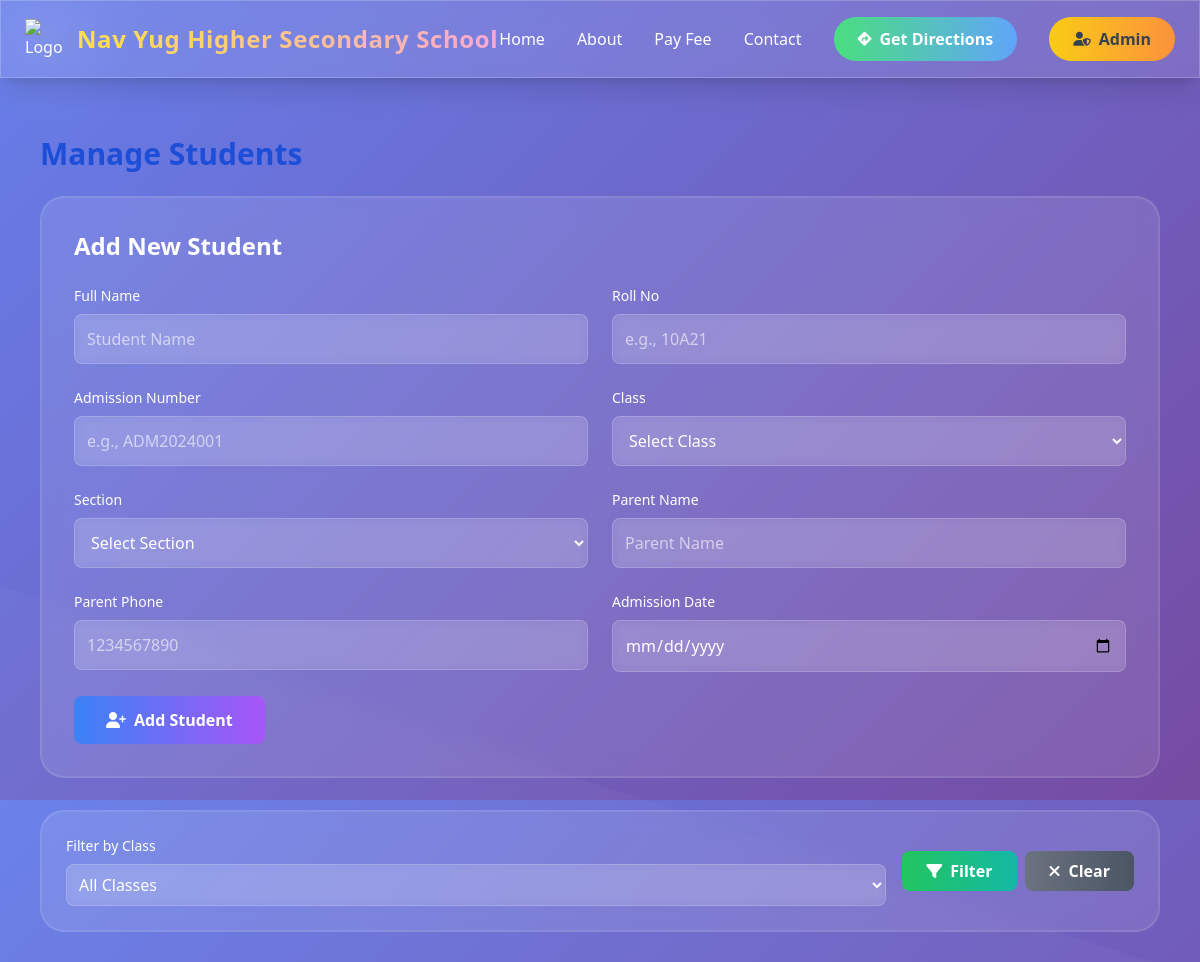
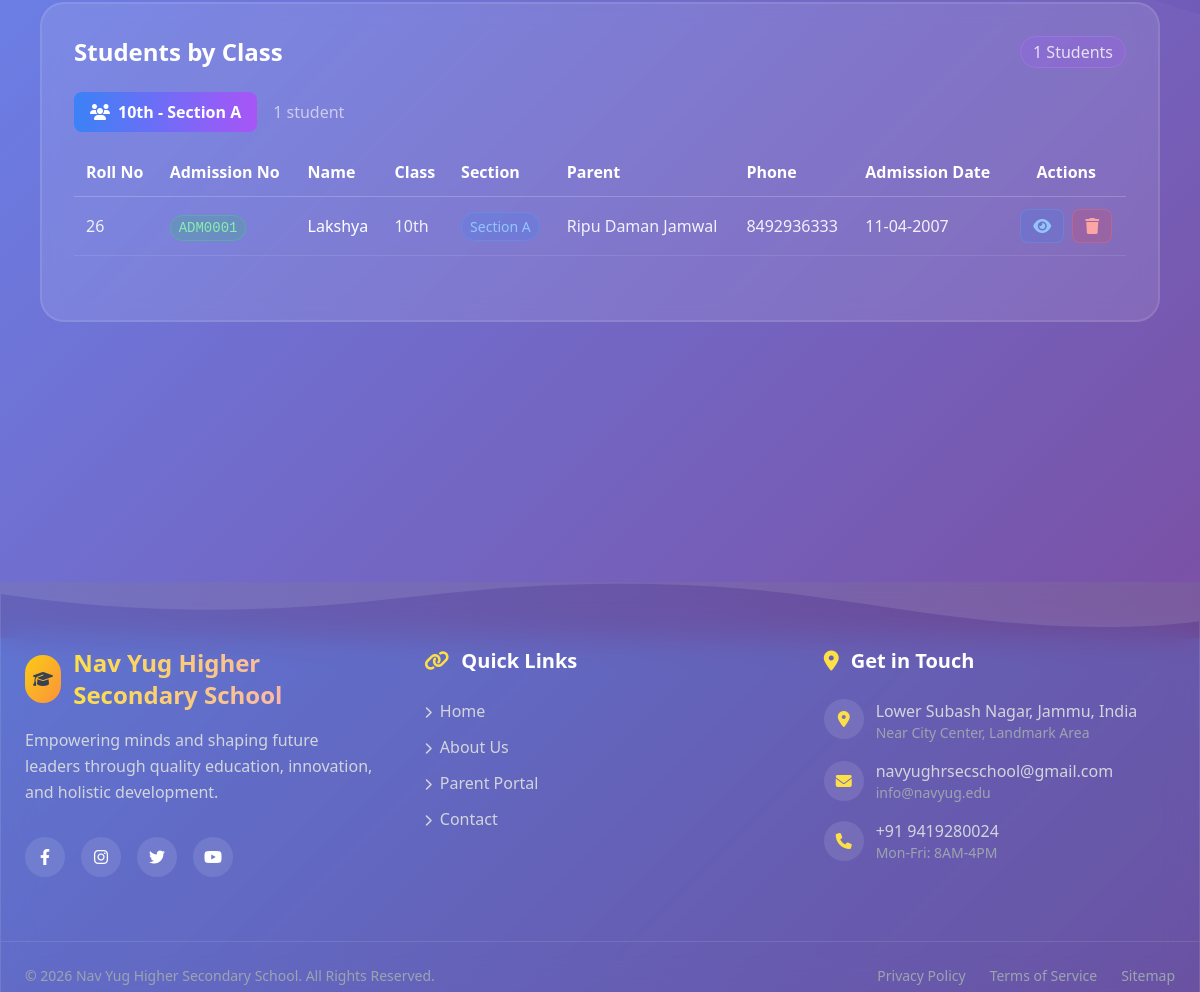
Page /admin/students (signed in) on the committed database (2 pictures, top to bottom).
### app.py (models this page shows, shortened)
class Student(db.Model):
    id = db.Column(db.Integer, primary_key=True)
    admission_number = db.Column(db.String(50), unique=True, nullable=False)
    roll_no = db.Column(db.String(20), unique=True, nullable=False)
    name = db.Column(db.String(120), nullable=False)
    student_class = db.Column(db.String(50), nullable=False)
    section = db.Column(db.String(10), nullable=False)  # A, B, C, etc.
    parent_name = db.Column(db.String(120), nullable=False)
    parent_phone = db.Column(db.String(20), nullable=False)
    admission_date = db.Column(db.Date, nullable=False)

### app.py (the view)
@app.route("/admin/students")
def admin_students():
    if not admin_logged_in():
        return redirect(url_for("admin_login"))
    filter_class = request.args.get('filter_class', '').strip()
    if filter_class:
        students = Student.query.filter_by(student_class=filter_class).order_by(Student.student_class, Student.section, Student.name).all()
    else:
        students = Student.query.order_by(Student.student_class, Student.section, Student.name).all()
    students_by_class = {}
    for student in students:
        class_section_key = f"{student.student_class} - Section {student.section}"
        if class_section_key not in students_by_class:
            students_by_class[class_section_key] = []
        students_by_class[class_section_key].append(student)
    total_students = len(students)
    all_classes = db.session.query(Student.student_class).distinct().all()
    classes = [c[0] for c in all_classes if c[0]]
    return render_template("admin_students.html",
                         students_by_class=students_by_class,
                         classes=classes,
                         selected_class=filter_class,
                         total_students=total_students)

### app.py (called while the page is built)
def admin_logged_in():
    return session.get("admin_logged_in") == True

### templates/admin_students.html (shortened to what this page needs)
{% extends "base.html" %}
{% block content %}
<div class="max-w-7xl mx-auto">
  <h2 class="text-3xl font-bold text-blue-700 mb-6">Manage Students</h2>
  <div class="glass rounded-3xl p-8 mb-8 border-2 border-white/10">
    <h3 class="text-2xl font-bold mb-6 text-white">Add New Student</h3>
    <form action="{{ url_for('admin_add_student') }}" method="post" class="space-y-6">
      <div class="grid md:grid-cols-2 gap-6">
        <div>
          <label class="block text-sm font-medium text-white mb-2">Full Name</label>
          <input name="name" required class="w-full bg-white/10 border border-white/20 rounded-lg p-3 text-white placeholder-white/60 backdrop-blur-sm focus:outline-none focus:border-white/40" placeholder="Student Name">
        </div>
        <div>
          <label class="block text-sm font-medium text-white mb-2">Roll No</label>
          <input name="roll_no" required class="w-full bg-white/10 border border-white/20 rounded-lg p-3 text-white placeholder-white/60 backdrop-blur-sm focus:outline-none focus:border-white/40" placeholder="e.g., 10A21">
        </div>
        <div>
          <label class="block text-sm font-medium text-white mb-2">Admission Number</label>
          <input name="admission_number" required class="w-full bg-white/10 border border-white/20 rounded-lg p-3 text-white placeholder-white/60 backdrop-blur-sm focus:outline-none focus:border-white/40" placeholder="e.g., ADM2024001">
        </div>
        <div>
          <label class="block text-sm font-medium text-white mb-2">Class</label>
          <select name="student_class" required class="w-full bg-white/10 border border-white/20 rounded-lg p-3 text-white backdrop-blur-sm focus:outline-none focus:border-white/40">
            <option value="">Select Class</option>
          </select>
        </div>
        <div>
          <label class="block text-sm font-medium text-white mb-2">Section</label>
          <select name="section" required class="w-full bg-white/10 border border-white/20 rounded-lg p-3 text-white backdrop-blur-sm focus:outline-none focus:border-white/40">
            <option value="">Select Section</option>
          </select>
        </div>
        <div>
          <label class="block text-sm font-medium text-white mb-2">Parent Name</label>
          <input name="parent_name" required class="w-full bg-white/10 border border-white/20 rounded-lg p-3 text-white placeholder-white/60 backdrop-blur-sm focus:outline-none focus:border-white/40" placeholder="Parent Name">
        </div>
        <div>
          <label class="block text-sm font-medium text-white mb-2">Parent Phone</label>
          <input name="parent_phone" required class="w-full bg-white/10 border border-white/20 rounded-lg p-3 text-white placeholder-white/60 backdrop-blur-sm focus:outline-none focus:border-white/40" placeholder="1234567890">
        </div>
        <div>
          <label class="block text-sm font-medium text-white mb-2">Admission Date</label>
          <input name="admission_date" type="date" required class="w-full bg-white/10 border border-white/20 rounded-lg p-3 text-white backdrop-blur-sm focus:outline-none focus:border-white/40">
        </div>
      </div>
      <button type="submit" class="bg-gradient-to-r from-blue-500 to-purple-500 text-white px-8 py-3 rounded-lg font-semibold hover:from-blue-600 hover:to-purple-600 transition-all duration-300 transform hover:scale-105">
        <i class="fas fa-user-plus mr-2"></i>Add Student
      </button>
    </form>
  </div>
  <div class="glass rounded-3xl p-6 mb-8 border-2 border-white/10">
    <div class="flex flex-wrap items-center gap-4">
      <div class="flex-1 min-w-[200px]">
        <label class="block text-sm font-medium text-white mb-2">Filter by Class</label>
        <select id="classFilter" class="w-full bg-white/10 border border-white/20 rounded-lg p-2 text-white backdrop-blur-sm focus:outline-none focus:border-white/40">
          <option value="">All Classes</option>
        </select>
      </div>
      <div class="flex gap-2">
        <button onclick="filterStudents()" class="bg-gradient-to-r from-green-500 to-teal-500 text-white px-6 py-2 rounded-lg font-semibold hover:from-green-600 hover:to-teal-600 transition-all duration-300">
          <i class="fas fa-filter mr-2"></i>Filter
        </button>
        <a href="{{ url_for('admin_students') }}" class="bg-gradient-to-r from-gray-500 to-gray-600 text-white px-6 py-2 rounded-lg font-semibold hover:from-gray-600 hover:to-gray-700 transition-all duration-300">
          <i class="fas fa-times mr-2"></i>Clear
        </a>
      </div>
    </div>
  </div>
  <div class="glass rounded-3xl p-8 border-2 border-white/10">
    <div class="flex justify-between items-center mb-6">
      <h3 class="text-2xl font-bold text-white">Students by Class</h3>
      <div class="text-white/80">
        <span class="ml-2 bg-purple-500/20 px-3 py-1 rounded-full border border-purple-400/30">
          {{ total_students }} Students
        </span>
      </div>
    </div>
    {% if students_by_class %}
      {% for class_name, students in students_by_class.items() %}
      <div class="mb-8">
        <div class="flex items-center mb-4">
          <div class="bg-gradient-to-r from-blue-500 to-purple-500 text-white px-4 py-2 rounded-lg font-bold">
            <i class="fas fa-users mr-2"></i>{{ class_name }}
          </div>
          <div class="ml-4 text-white/60">
            {{ students | length }} student{% if students | length != 1 %}s{% endif %}
          </div>
        </div>
        <div class="overflow-x-auto">
          <table class="w-full">
            <thead>
              <tr class="border-b border-white/20">
                <th class="text-left p-3 text-white font-semibold">Roll No</th>
                <th class="text-left p-3 text-white font-semibold">Admission No</th>
                <th class="text-left p-3 text-white font-semibold">Name</th>
                <th class="text-left p-3 text-white font-semibold">Class</th>
                <th class="text-left p-3 text-white font-semibold">Section</th>
                <th class="text-left p-3 text-white font-semibold">Parent</th>
                <th class="text-left p-3 text-white font-semibold">Phone</th>
                <th class="text-left p-3 text-white font-semibold">Admission Date</th>
                <th class="text-center p-3 text-white font-semibold">Actions</th>
              </tr>
            </thead>
            <tbody>
              {% for student in students %}
              <tr class="border-b border-white/10 hover:bg-white/5 transition-colors duration-200">
                <td class="p-3 text-white/90">{{ student.roll_no }}</td>
                <td class="p-3 text-white/90">
                  <span class="bg-green-500/20 text-green-300 px-2 py-1 rounded-full border border-green-400/30 text-sm font-mono">
                    {{ student.admission_number if student.admission_number else 'ADM' + student.id|string }}
                  </span>
                </td>
                <td class="p-3 text-white font-medium">{{ student.name }}</td>
                <td class="p-3 text-white/90">{{ student.student_class }}</td>
                <td class="p-3 text-white/90">
                  <span class="bg-blue-500/20 text-blue-300 px-2 py-1 rounded-full border border-blue-400/30 text-sm">
                    Section {{ student.section }}
                  </span>
                </td>
                <td class="p-3 text-white/90">{{ student.parent_name }}</td>
                <td class="p-3 text-white/90">{{ student.parent_phone }}</td>
                <td class="p-3 text-white/90">{{ student.admission_date.strftime('%d-%m-%Y') if student.admission_date else 'N/A' }}</td>
                <td class="p-3 text-center">
                  <div class="flex justify-center gap-2">
                    <button onclick="showStudentDetails('{{ student.id }}')" class="bg-blue-500/20 text-blue-300 px-3 py-1 rounded-lg border border-blue-400/30 hover:bg-blue-500/30 transition-colors duration-200">
                      <i class="fas fa-eye"></i>
                    </button>
                    <form action="{{ url_for('admin_delete_student', student_id=student.id) }}" method="post" onsubmit="return confirm('Are you sure you want to delete this student?');" class="inline">
                      <button type="submit" class="bg-red-500/20 text-red-300 px-3 py-1 rounded-lg border border-red-400/30 hover:bg-red-500/30 transition-colors duration-200">
                        <i class="fas fa-trash"></i>
                      </button>
                    </form>
                  </div>
                </td>
              </tr>
              {% endfor %}
            </tbody>
          </table>
        </div>
      </div>
      {% endfor %}
    {% else %}
    <div class="text-center py-12">
      <i class="fas fa-users text-6xl text-white/30 mb-4"></i>
      <p class="text-white/60 text-lg">No students found{% if selected_class %} in {{ selected_class }}{% endif %}</p>
    </div>
    {% endif %}
  </div>
</div>
{% endblock %}

### templates/base.html (style rules this page uses)
html { scroll-behavior: smooth; }
body { background: linear-gradient(135deg, #667eea 0%, #764ba2 100%); min-height: 100vh; position: relative; }
body::before { content: ''; position: fixed; top: 0; left: 0; width: 100%; height: 100%; background-size: cover; z-index: -1; pointer-events: none; }
.glass { background: rgba(255, 255, 255, 0.1); backdrop-filter: blur(10px); border: 1px solid rgba(255, 255, 255, 0.2); }
.slide-in-up { animation: slideInUp 0.8s ease-out; }

### rows in the picture
Student: roll_no "26", admission_number "ADM0001", name "Lakshya", student_class "10th", section "A", parent_name "Ripu Daman Jamwal", parent_phone "8492936333", admission_date "11-04-2007"

### other values in the picture
{{ total_students }} "1"
{{ class_name }} "10th - Section A"
{{ students | length }} "1"
